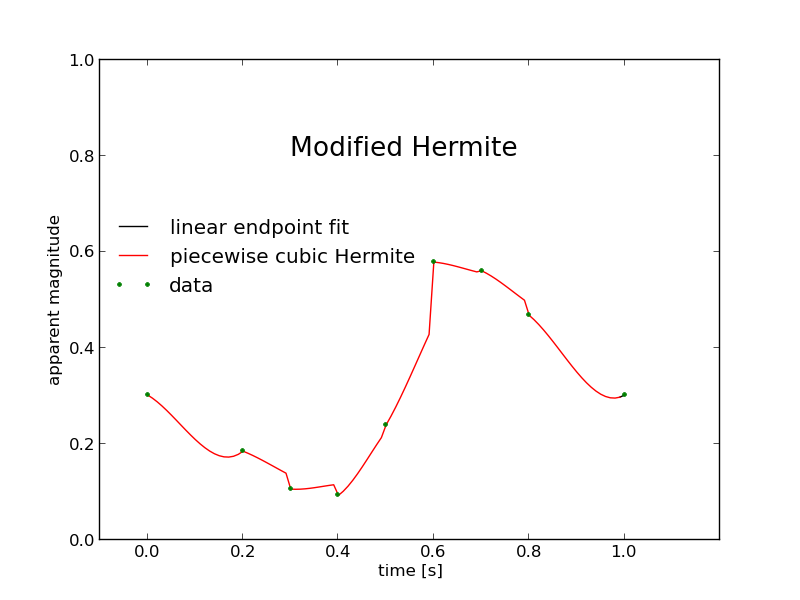

Python code for this plot:
"""
Created on Sun Jan 12 03:53:37 2014

@author: davidvartanyan
"""

import pylab as pb
from pylab import *

from scipy import interpolate

dat=loadtxt("/home/davidvartanyan/Desktop/ws24dat.txt")
x,y=dat[:,0],dat[:,1]

m13=(y[1:]-y[:-1])/(x[1:]-x[:-1])
m1=np.array(m13).tolist() #our slope
m1.append(-.585)
m=np.asarray(m1)
xvec=linspace(0,1,101)


n = len(x)
mm = len(xvec)

#find k such that x[k] < xvec < x[k+1]

# expand x to an nxm, array
xx = pb.resize(x,(mm,n)).transpose()
xxx = xx > xvec

#subtract subsueqent elemnents 
z = xxx[:-1,:] - xxx[1:,:]
#reduce to index array of size mm
k = z.argmax(axis=0)

#now plug in
h = x[k+1] - x[k]
z1 = (xvec - x[k]) / h[k]

k1=np.append(k[:-1],[8])

# Hermite functions
h0 =2*z1**3-3*z1**2+1
h1 =z1**3-2*z1**2+z1
ha1=-2*z1**3+3*z1**2
hb1=z1**3-z1**2

#hermite interpolation
ynew = h0*y[k] + h1*h*m[k] + ha1*y[k+1] - hb1*h*m[k+1]


axis([-.1, 1.2, 0, 1])
y1=np.array(ynew).tolist()
ynew1=ynew[:-1:]
xnew1=xvec[:-1:]

#add linear interpolation for endpoint
ylinend=array([ynew1[-1],.302])
xlinend=array([.99,1.0])
mlinend=(.302-ynew[-2])/.1
ynew2=interpolate.interp1d(xlinend, ylinend, 'linear')

z1=[]
for n in linspace(.99,1,2):
    z1.extend([ynew2(n)])
myarray=np.asarray(z1)
xlinend2=linspace(.99,1,2)

#plot
xlabel('time [s]')
ylabel('apparent magnitude')
text(.3,.8,'Modified Hermite',fontsize=19)
p1,=plot(xlinend2,myarray,'k')
p2,=plot(xnew1,ynew1,'r')
p3,=plot(x,y,'g.')
legend((p1,p2,p3),("linear endpoint fit","piecewise cubic Hermite","data"),loc=(0.01,0.5), frameon=False)
show()
